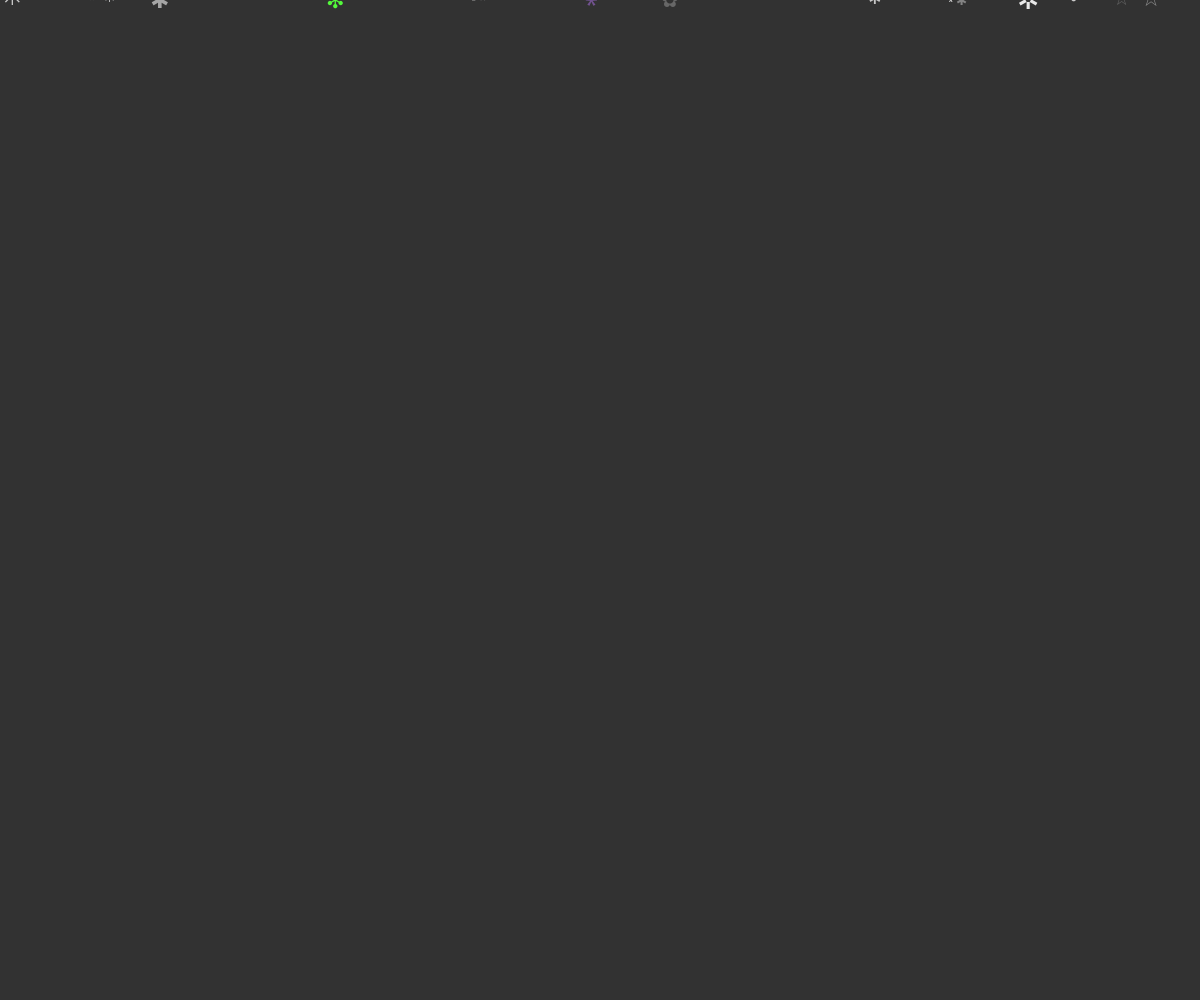
Frame 1 (no input)
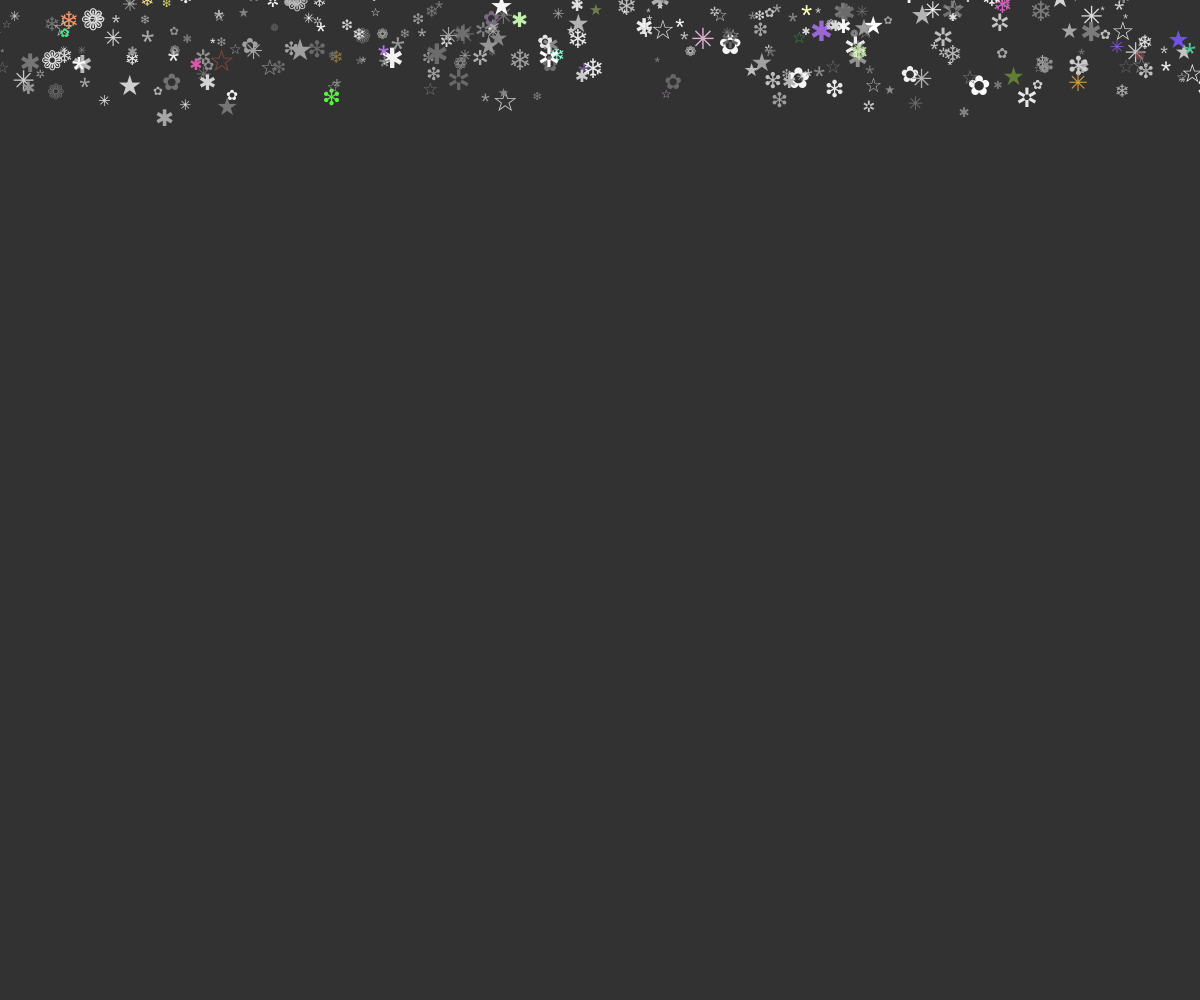
Frame 60 (no input)
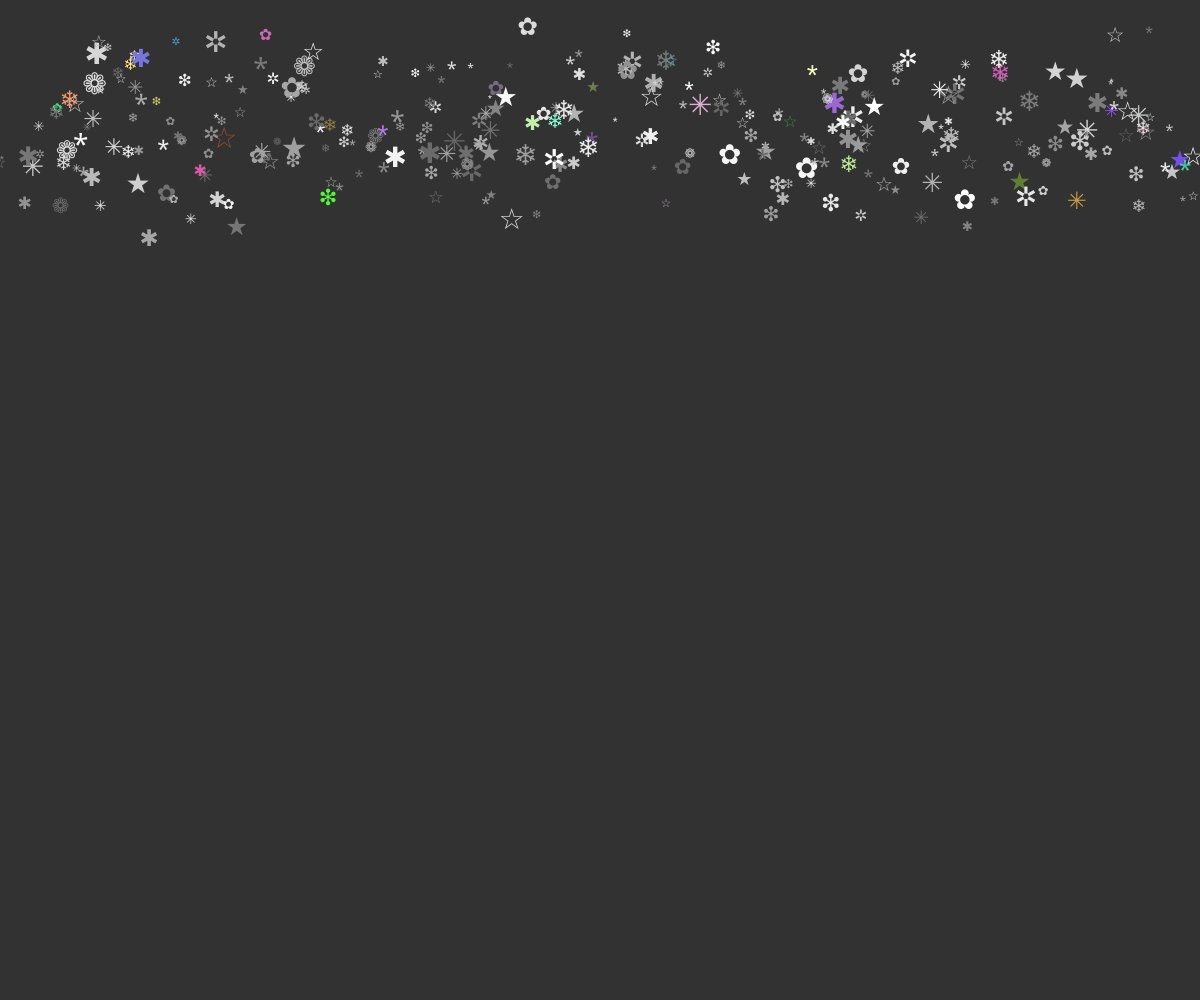
Frame 120 (the mouse pressed at the canvas centre since frame 60)

The p5.js sketch that drew these frames (run headless with seeded random() and noise() and a simulated clock; from frame 60 on, the mouse is pressed at the canvas centre):

// p5.js sketch
// ── sketch.js
let fiocchi;
let simboliFiocco = ["*", "⁎", "✱", "✲", "✳", "❄", "☆", "★", "❇", "❁", "✿"];

function setup() {
	createCanvas(windowWidth, windowHeight);
	textAlign(CENTER, CENTER);
	fiocchi = [];

	for (let i = 0; i < 300; i++) {
		fiocchi[i] = {
			px: random(0, width),
			py: random(-100),
			dim: random(10, 30),
			vel: random(1, 2),
			col: (random(1) < 0.9)
				? color(random(100, 255)) 
				: color(random(50, 255), random(50, 255), random(50, 255)),
			simbolo: random(simboliFiocco)
		};
	}
}

function windowResized() {
	resizeCanvas(windowWidth, windowHeight);
}

function draw() {
	background(50);

	for (let i = 0; i < fiocchi.length; i++) {
		fill(fiocchi[i].col);
		textSize(fiocchi[i].dim);

		fiocchi[i].px += random(-1.5, 1.5);
		fiocchi[i].py += fiocchi[i].vel;

		if (fiocchi[i].py > height) {
			fiocchi[i].py = 0;
			fiocchi[i].px = random(0, width);
		}

		text(fiocchi[i].simbolo, fiocchi[i].px, fiocchi[i].py);
	}
}
